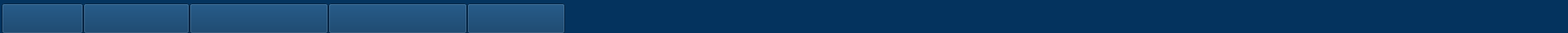
       <widget class="QWidget" name="widget_33" native="true">
        <property name="minimumSize">
         <size>
          <width>1280</width>
          <height>40</height>
         </size>
        </property>
        <property name="maximumSize">
         <size>
          <width>16777215</width>
          <height>40</height>
         </size>
        </property>
        <property name="styleSheet">
         <string notr="true">background-color: rgb(4, 51, 94);</string>
        </property>
        <layout class="QGridLayout" name="gridLayout">
         <property name="leftMargin">
          <number>0</number>
         </property>
         <property name="topMargin">
          <number>0</number>
         </property>
         <property name="rightMargin">
          <number>0</number>
         </property>
         <property name="bottomMargin">
          <number>0</number>
         </property>
         <property name="spacing">
          <number>0</number>
         </property>
         <item row="0" column="0">
          <widget class="QWidget" name="widget_36" native="true">
           <property name="sizePolicy">
            <sizepolicy hsizetype="Preferred" vsizetype="Fixed">
             <horstretch>0</horstretch>
             <verstretch>0</verstretch>
            </sizepolicy>
           </property>
           <property name="minimumSize">
            <size>
             <width>1920</width>
             <height>40</height>
            </size>
           </property>
           <property name="maximumSize">
            <size>
             <width>16777215</width>
             <height>40</height>
            </size>
           </property>
           <property name="styleSheet">
            <string notr="true">background-color: rgb(4, 51, 94);</string>
           </property>
           <widget class="QPushButton" name="dec_button">
            <property name="geometry">
             <rect>
              <x>572</x>
              <y>4</y>
              <width>120</width>
              <height>37</height>
             </rect>
            </property>
            <property name="sizePolicy">
             <sizepolicy hsizetype="Fixed" vsizetype="Fixed">
              <horstretch>0</horstretch>
              <verstretch>0</verstretch>
             </sizepolicy>
            </property>
            <property name="font">
             <font>
              <family>Arial</family>
              <pointsize>13</pointsize>
              <weight>75</weight>
              <bold>true</bold>
             </font>
            </property>
            <property name="styleSheet">
             <string notr="true">border-image: url(:/home/tab_decoding_2.png);</string>
            </property>
            <property name="text">
             <string/>
            </property>
           </widget>
           <widget class="QPushButton" name="daq_button">
            <property name="geometry">
             <rect>
              <x>102</x>
              <y>4</y>
              <width>130</width>
              <height>37</height>
             </rect>
            </property>
            <property name="sizePolicy">
             <sizepolicy hsizetype="Fixed" vsizetype="Fixed">
              <horstretch>0</horstretch>
              <verstretch>0</verstretch>
             </sizepolicy>
            </property>
            <property name="font">
             <font>
              <family>Arial</family>
              <pointsize>13</pointsize>
              <weight>75</weight>
              <bold>true</bold>
             </font>
            </property>
            <property name="styleSheet">
             <string notr="true">border-image: url(:/home/tab_acq_2.png);</string>
            </property>
            <property name="text">
             <string/>
            </property>
           </widget>
           <widget class="QPushButton" name="offl_button">
            <property name="geometry">
             <rect>
              <x>232</x>
              <y>4</y>
              <width>170</width>
              <height>37</height>
             </rect>
            </property>
            <property name="sizePolicy">
             <sizepolicy hsizetype="Fixed" vsizetype="Fixed">
              <horstretch>0</horstretch>
              <verstretch>0</verstretch>
             </sizepolicy>
            </property>
            <property name="font">
             <font>
              <family>Arial</family>
              <pointsize>13</pointsize>
              <weight>75</weight>
              <bold>true</bold>
             </font>
            </property>
            <property name="styleSheet">
             <string notr="true">border-image: url(:/home/tab_off_2.png);</string>
            </property>
            <property name="text">
             <string/>
            </property>
           </widget>
           <widget class="QPushButton" name="home_button">
            <property name="geometry">
             <rect>
              <x>2</x>
              <y>4</y>
              <width>100</width>
              <height>37</height>
             </rect>
            </property>
            <property name="sizePolicy">
             <sizepolicy hsizetype="Fixed" vsizetype="Fixed">
              <horstretch>0</horstretch>
              <verstretch>0</verstretch>
             </sizepolicy>
            </property>
            <property name="font">
             <font>
              <family>Arial</family>
              <pointsize>13</pointsize>
              <weight>75</weight>
              <bold>true</bold>
             </font>
            </property>
            <property name="styleSheet">
             <string notr="true">border-image: url(:/home/tab_home_2.png);</string>
            </property>
            <property name="text">
             <string/>
            </property>
           </widget>
           <widget class="QPushButton" name="onl_button">
            <property name="geometry">
             <rect>
              <x>402</x>
              <y>4</y>
              <width>170</width>
              <height>37</height>
             </rect>
            </property>
            <property name="sizePolicy">
             <sizepolicy hsizetype="Fixed" vsizetype="Fixed">
              <horstretch>0</horstretch>
              <verstretch>0</verstretch>
             </sizepolicy>
            </property>
            <property name="font">
             <font>
              <family>Arial</family>
              <pointsize>13</pointsize>
              <weight>75</weight>
              <bold>true</bold>
             </font>
            </property>
            <property name="styleSheet">
             <string notr="true">border-image: url(:/home/tab_on_1.png);</string>
            </property>
            <property name="text">
             <string/>
            </property>
           </widget>
          </widget>
         </item>
        </layout>
       </widget>
